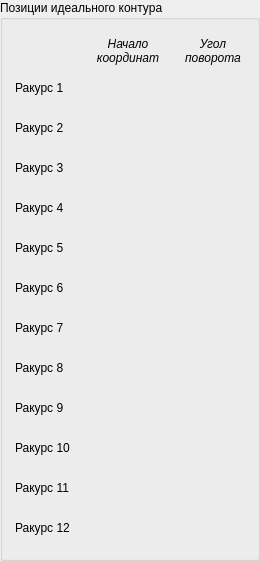
  <widget class="QGroupBox" name="groupBox">
   <property name="geometry">
    <rect>
     <x>655</x>
     <y>15</y>
     <width>260</width>
     <height>561</height>
    </rect>
   </property>
   <property name="title">
    <string>Позиции идеального контура</string>
   </property>
   <widget class="QLabel" name="idealContourPositionAngle2OriginStatusLabel">
    <property name="geometry">
     <rect>
      <x>90</x>
      <y>110</y>
      <width>76</width>
      <height>35</height>
     </rect>
    </property>
    <property name="font">
     <font>
      <pointsize>8</pointsize>
     </font>
    </property>
    <property name="text">
     <string/>
    </property>
    <property name="alignment">
     <set>Qt::AlignCenter</set>
    </property>
    <property name="wordWrap">
     <bool>true</bool>
    </property>
    <property name="textInteractionFlags">
     <set>Qt::LinksAccessibleByMouse|Qt::TextSelectableByKeyboard|Qt::TextSelectableByMouse</set>
    </property>
   </widget>
   <widget class="QLabel" name="idealContourPositionAngle1StatusLabel">
    <property name="geometry">
     <rect>
      <x>90</x>
      <y>32</y>
      <width>86</width>
      <height>35</height>
     </rect>
    </property>
    <property name="font">
     <font>
      <pointsize>10</pointsize>
     </font>
    </property>
    <property name="text">
     <string/>
    </property>
    <property name="alignment">
     <set>Qt::AlignHCenter|Qt::AlignTop</set>
    </property>
    <property name="wordWrap">
     <bool>true</bool>
    </property>
   </widget>
   <widget class="QLabel" name="idealContourPositionAngle2Label">
    <property name="geometry">
     <rect>
      <x>15</x>
      <y>110</y>
      <width>60</width>
      <height>35</height>
     </rect>
    </property>
    <property name="text">
     <string>Ракурс 2</string>
    </property>
   </widget>
   <widget class="QLabel" name="idealContourPositionAngle4Label">
    <property name="geometry">
     <rect>
      <x>15</x>
      <y>190</y>
      <width>60</width>
      <height>35</height>
     </rect>
    </property>
    <property name="text">
     <string>Ракурс 4</string>
    </property>
   </widget>
   <widget class="QLabel" name="idealContourPositionAngle4OriginStatusLabel">
    <property name="geometry">
     <rect>
      <x>90</x>
      <y>190</y>
      <width>76</width>
      <height>35</height>
     </rect>
    </property>
    <property name="font">
     <font>
      <pointsize>8</pointsize>
     </font>
    </property>
    <property name="text">
     <string/>
    </property>
    <property name="alignment">
     <set>Qt::AlignCenter</set>
    </property>
    <property name="wordWrap">
     <bool>true</bool>
    </property>
    <property name="textInteractionFlags">
     <set>Qt::LinksAccessibleByMouse|Qt::TextSelectableByKeyboard|Qt::TextSelectableByMouse</set>
    </property>
   </widget>
   <widget class="QLabel" name="idealContourPositionAngle3Label">
    <property name="geometry">
     <rect>
      <x>15</x>
      <y>150</y>
      <width>60</width>
      <height>35</height>
     </rect>
    </property>
    <property name="text">
     <string>Ракурс 3</string>
    </property>
   </widget>
   <widget class="QLabel" name="idealContourPositionAngle6Label">
    <property name="geometry">
     <rect>
      <x>15</x>
      <y>270</y>
      <width>60</width>
      <height>35</height>
     </rect>
    </property>
    <property name="text">
     <string>Ракурс 6</string>
    </property>
   </widget>
   <widget class="QLabel" name="idealContourPositionAngle5OriginStatusLabel">
    <property name="geometry">
     <rect>
      <x>90</x>
      <y>230</y>
      <width>76</width>
      <height>35</height>
     </rect>
    </property>
    <property name="font">
     <font>
      <pointsize>8</pointsize>
     </font>
    </property>
    <property name="text">
     <string/>
    </property>
    <property name="alignment">
     <set>Qt::AlignCenter</set>
    </property>
    <property name="wordWrap">
     <bool>true</bool>
    </property>
    <property name="textInteractionFlags">
     <set>Qt::LinksAccessibleByMouse|Qt::TextSelectableByKeyboard|Qt::TextSelectableByMouse</set>
    </property>
   </widget>
   <widget class="QLabel" name="idealContourPositionAngle1OriginStatusLabel">
    <property name="geometry">
     <rect>
      <x>90</x>
      <y>70</y>
      <width>76</width>
      <height>35</height>
     </rect>
    </property>
    <property name="font">
     <font>
      <pointsize>8</pointsize>
     </font>
    </property>
    <property name="text">
     <string/>
    </property>
    <property name="alignment">
     <set>Qt::AlignCenter</set>
    </property>
    <property name="wordWrap">
     <bool>true</bool>
    </property>
    <property name="textInteractionFlags">
     <set>Qt::LinksAccessibleByMouse|Qt::TextSelectableByKeyboard|Qt::TextSelectableByMouse</set>
    </property>
   </widget>
   <widget class="QLabel" name="idealContourPositionAngle1Label">
    <property name="geometry">
     <rect>
      <x>15</x>
      <y>70</y>
      <width>60</width>
      <height>35</height>
     </rect>
    </property>
    <property name="text">
     <string>Ракурс 1</string>
    </property>
   </widget>
   <widget class="QLabel" name="idealContourPositionAngle5Label">
    <property name="geometry">
     <rect>
      <x>15</x>
      <y>230</y>
      <width>60</width>
      <height>35</height>
     </rect>
    </property>
    <property name="text">
     <string>Ракурс 5</string>
    </property>
   </widget>
   <widget class="QLabel" name="idealContourPositionAngle3OriginStatusLabel">
    <property name="geometry">
     <rect>
      <x>90</x>
      <y>150</y>
      <width>76</width>
      <height>35</height>
     </rect>
    </property>
    <property name="font">
     <font>
      <pointsize>8</pointsize>
     </font>
    </property>
    <property name="text">
     <string/>
    </property>
    <property name="alignment">
     <set>Qt::AlignCenter</set>
    </property>
    <property name="wordWrap">
     <bool>true</bool>
    </property>
    <property name="textInteractionFlags">
     <set>Qt::LinksAccessibleByMouse|Qt::TextSelectableByKeyboard|Qt::TextSelectableByMouse</set>
    </property>
   </widget>
   <widget class="QLabel" name="idealContourPositionAngle6OriginStatusLabel">
    <property name="geometry">
     <rect>
      <x>90</x>
      <y>270</y>
      <width>76</width>
      <height>35</height>
     </rect>
    </property>
    <property name="font">
     <font>
      <pointsize>8</pointsize>
     </font>
    </property>
    <property name="text">
     <string/>
    </property>
    <property name="alignment">
     <set>Qt::AlignCenter</set>
    </property>
    <property name="wordWrap">
     <bool>true</bool>
    </property>
    <property name="textInteractionFlags">
     <set>Qt::LinksAccessibleByMouse|Qt::TextSelectableByKeyboard|Qt::TextSelectableByMouse</set>
    </property>
   </widget>
   <widget class="QLabel" name="idealContourPositionAngle10OriginStatusLabel">
    <property name="geometry">
     <rect>
      <x>90</x>
      <y>430</y>
      <width>76</width>
      <height>35</height>
     </rect>
    </property>
    <property name="font">
     <font>
      <pointsize>8</pointsize>
     </font>
    </property>
    <property name="text">
     <string/>
    </property>
    <property name="alignment">
     <set>Qt::AlignCenter</set>
    </property>
    <property name="wordWrap">
     <bool>true</bool>
    </property>
    <property name="textInteractionFlags">
     <set>Qt::LinksAccessibleByMouse|Qt::TextSelectableByKeyboard|Qt::TextSelectableByMouse</set>
    </property>
   </widget>
   <widget class="QLabel" name="idealContourPositionAngle12Label">
    <property name="geometry">
     <rect>
      <x>15</x>
      <y>510</y>
      <width>60</width>
      <height>35</height>
     </rect>
    </property>
    <property name="text">
     <string>Ракурс 12</string>
    </property>
   </widget>
   <widget class="QLabel" name="idealContourPositionAngle9Label">
    <property name="geometry">
     <rect>
      <x>15</x>
      <y>390</y>
      <width>60</width>
      <height>35</height>
     </rect>
    </property>
    <property name="text">
     <string>Ракурс 9</string>
    </property>
   </widget>
   <widget class="QLabel" name="idealContourPositionAngle7OriginStatusLabel">
    <property name="geometry">
     <rect>
      <x>90</x>
      <y>310</y>
      <width>76</width>
      <height>35</height>
     </rect>
    </property>
    <property name="font">
     <font>
      <pointsize>8</pointsize>
     </font>
    </property>
    <property name="text">
     <string/>
    </property>
    <property name="alignment">
     <set>Qt::AlignCenter</set>
    </property>
    <property name="wordWrap">
     <bool>true</bool>
    </property>
    <property name="textInteractionFlags">
     <set>Qt::LinksAccessibleByMouse|Qt::TextSelectableByKeyboard|Qt::TextSelectableByMouse</set>
    </property>
   </widget>
   <widget class="QLabel" name="idealContourPositionAngle8OriginStatusLabel">
    <property name="geometry">
     <rect>
      <x>90</x>
      <y>350</y>
      <width>76</width>
      <height>35</height>
     </rect>
    </property>
    <property name="font">
     <font>
      <pointsize>8</pointsize>
     </font>
    </property>
    <property name="text">
     <string/>
    </property>
    <property name="alignment">
     <set>Qt::AlignCenter</set>
    </property>
    <property name="wordWrap">
     <bool>true</bool>
    </property>
    <property name="textInteractionFlags">
     <set>Qt::LinksAccessibleByMouse|Qt::TextSelectableByKeyboard|Qt::TextSelectableByMouse</set>
    </property>
   </widget>
   <widget class="QLabel" name="idealContourPositionAngle11Label">
    <property name="geometry">
     <rect>
      <x>15</x>
      <y>470</y>
      <width>60</width>
      <height>35</height>
     </rect>
    </property>
    <property name="text">
     <string>Ракурс 11</string>
    </property>
   </widget>
   <widget class="QLabel" name="idealContourPositionAngle8Label">
    <property name="geometry">
     <rect>
      <x>15</x>
      <y>350</y>
      <width>60</width>
      <height>35</height>
     </rect>
    </property>
    <property name="text">
     <string>Ракурс 8</string>
    </property>
   </widget>
   <widget class="QLabel" name="idealContourPositionAngle7Label">
    <property name="geometry">
     <rect>
      <x>15</x>
      <y>310</y>
      <width>60</width>
      <height>35</height>
     </rect>
    </property>
    <property name="text">
     <string>Ракурс 7</string>
    </property>
   </widget>
   <widget class="QLabel" name="idealContourPositionAngle9OriginStatusLabel">
    <property name="geometry">
     <rect>
      <x>90</x>
      <y>390</y>
      <width>76</width>
      <height>35</height>
     </rect>
    </property>
    <property name="font">
     <font>
      <pointsize>8</pointsize>
     </font>
    </property>
    <property name="text">
     <string/>
    </property>
    <property name="alignment">
     <set>Qt::AlignCenter</set>
    </property>
    <property name="wordWrap">
     <bool>true</bool>
    </property>
    <property name="textInteractionFlags">
     <set>Qt::LinksAccessibleByMouse|Qt::TextSelectableByKeyboard|Qt::TextSelectableByMouse</set>
    </property>
   </widget>
   <widget class="QLabel" name="idealContourPositionAngle11OriginStatusLabel">
    <property name="geometry">
     <rect>
      <x>90</x>
      <y>470</y>
      <width>76</width>
      <height>35</height>
     </rect>
    </property>
    <property name="font">
     <font>
      <pointsize>8</pointsize>
     </font>
    </property>
    <property name="text">
     <string/>
    </property>
    <property name="alignment">
     <set>Qt::AlignCenter</set>
    </property>
    <property name="wordWrap">
     <bool>true</bool>
    </property>
    <property name="textInteractionFlags">
     <set>Qt::LinksAccessibleByMouse|Qt::TextSelectableByKeyboard|Qt::TextSelectableByMouse</set>
    </property>
   </widget>
   <widget class="QLabel" name="idealContourPositionAngle10Label">
    <property name="geometry">
     <rect>
      <x>15</x>
      <y>430</y>
      <width>60</width>
      <height>35</height>
     </rect>
    </property>
    <property name="text">
     <string>Ракурс 10</string>
    </property>
   </widget>
   <widget class="QLabel" name="idealContourPositionAngle1RotationAngleStatusLabel">
    <property name="geometry">
     <rect>
      <x>180</x>
      <y>70</y>
      <width>66</width>
      <height>35</height>
     </rect>
    </property>
    <property name="font">
     <font>
      <pointsize>8</pointsize>
     </font>
    </property>
    <property name="text">
     <string/>
    </property>
    <property name="alignment">
     <set>Qt::AlignCenter</set>
    </property>
    <property name="wordWrap">
     <bool>true</bool>
    </property>
    <property name="textInteractionFlags">
     <set>Qt::LinksAccessibleByMouse|Qt::TextSelectableByKeyboard|Qt::TextSelectableByMouse</set>
    </property>
   </widget>
   <widget class="QLabel" name="idealContourPositionOriginLabel">
    <property name="geometry">
     <rect>
      <x>90</x>
      <y>30</y>
      <width>76</width>
      <height>41</height>
     </rect>
    </property>
    <property name="font">
     <font>
      <italic>true</italic>
     </font>
    </property>
    <property name="text">
     <string>Начало координат</string>
    </property>
    <property name="alignment">
     <set>Qt::AlignCenter</set>
    </property>
    <property name="wordWrap">
     <bool>true</bool>
    </property>
   </widget>
   <widget class="QLabel" name="idealContourPositionRotationAngleLabel">
    <property name="geometry">
     <rect>
      <x>180</x>
      <y>30</y>
      <width>66</width>
      <height>41</height>
     </rect>
    </property>
    <property name="font">
     <font>
      <italic>true</italic>
     </font>
    </property>
    <property name="text">
     <string>Угол поворота</string>
    </property>
    <property name="alignment">
     <set>Qt::AlignCenter</set>
    </property>
    <property name="wordWrap">
     <bool>true</bool>
    </property>
   </widget>
   <widget class="QLabel" name="idealContourPositionAngle12OriginStatusLabel">
    <property name="geometry">
     <rect>
      <x>90</x>
      <y>510</y>
      <width>76</width>
      <height>35</height>
     </rect>
    </property>
    <property name="font">
     <font>
      <pointsize>8</pointsize>
     </font>
    </property>
    <property name="text">
     <string/>
    </property>
    <property name="alignment">
     <set>Qt::AlignCenter</set>
    </property>
    <property name="wordWrap">
     <bool>true</bool>
    </property>
    <property name="textInteractionFlags">
     <set>Qt::LinksAccessibleByMouse|Qt::TextSelectableByKeyboard|Qt::TextSelectableByMouse</set>
    </property>
   </widget>
   <widget class="QLabel" name="idealContourPositionAngle2RotationAngleStatusLabel">
    <property name="geometry">
     <rect>
      <x>180</x>
      <y>110</y>
      <width>66</width>
      <height>35</height>
     </rect>
    </property>
    <property name="font">
     <font>
      <pointsize>8</pointsize>
     </font>
    </property>
    <property name="text">
     <string/>
    </property>
    <property name="alignment">
     <set>Qt::AlignCenter</set>
    </property>
    <property name="wordWrap">
     <bool>true</bool>
    </property>
    <property name="textInteractionFlags">
     <set>Qt::LinksAccessibleByMouse|Qt::TextSelectableByKeyboard|Qt::TextSelectableByMouse</set>
    </property>
   </widget>
   <widget class="QLabel" name="idealContourPositionAngle3RotationAngleStatusLabel">
    <property name="geometry">
     <rect>
      <x>180</x>
      <y>150</y>
      <width>66</width>
      <height>35</height>
     </rect>
    </property>
    <property name="font">
     <font>
      <pointsize>8</pointsize>
     </font>
    </property>
    <property name="text">
     <string/>
    </property>
    <property name="alignment">
     <set>Qt::AlignCenter</set>
    </property>
    <property name="wordWrap">
     <bool>true</bool>
    </property>
    <property name="textInteractionFlags">
     <set>Qt::LinksAccessibleByMouse|Qt::TextSelectableByKeyboard|Qt::TextSelectableByMouse</set>
    </property>
   </widget>
   <widget class="QLabel" name="idealContourPositionAngle4RotationAngleStatusLabel">
    <property name="geometry">
     <rect>
      <x>180</x>
      <y>190</y>
      <width>66</width>
      <height>35</height>
     </rect>
    </property>
    <property name="font">
     <font>
      <pointsize>8</pointsize>
     </font>
    </property>
    <property name="text">
     <string/>
    </property>
    <property name="alignment">
     <set>Qt::AlignCenter</set>
    </property>
    <property name="wordWrap">
     <bool>true</bool>
    </property>
    <property name="textInteractionFlags">
     <set>Qt::LinksAccessibleByMouse|Qt::TextSelectableByKeyboard|Qt::TextSelectableByMouse</set>
    </property>
   </widget>
   <widget class="QLabel" name="idealContourPositionAngle5RotationAngleStatusLabel">
    <property name="geometry">
     <rect>
      <x>180</x>
      <y>230</y>
      <width>66</width>
      <height>35</height>
     </rect>
    </property>
    <property name="font">
     <font>
      <pointsize>8</pointsize>
     </font>
    </property>
    <property name="text">
     <string/>
    </property>
    <property name="alignment">
     <set>Qt::AlignCenter</set>
    </property>
    <property name="wordWrap">
     <bool>true</bool>
    </property>
    <property name="textInteractionFlags">
     <set>Qt::LinksAccessibleByMouse|Qt::TextSelectableByKeyboard|Qt::TextSelectableByMouse</set>
    </property>
   </widget>
   <widget class="QLabel" name="idealContourPositionAngle6RotationAngleStatusLabel">
    <property name="geometry">
     <rect>
      <x>180</x>
      <y>270</y>
      <width>66</width>
      <height>35</height>
     </rect>
    </property>
    <property name="font">
     <font>
      <pointsize>8</pointsize>
     </font>
    </property>
    <property name="text">
     <string/>
    </property>
    <property name="alignment">
     <set>Qt::AlignCenter</set>
    </property>
    <property name="wordWrap">
     <bool>true</bool>
    </property>
    <property name="textInteractionFlags">
     <set>Qt::LinksAccessibleByMouse|Qt::TextSelectableByKeyboard|Qt::TextSelectableByMouse</set>
    </property>
   </widget>
   <widget class="QLabel" name="idealContourPositionAngle7RotationAngleStatusLabel">
    <property name="geometry">
     <rect>
      <x>180</x>
      <y>310</y>
      <width>66</width>
      <height>35</height>
     </rect>
    </property>
    <property name="font">
     <font>
      <pointsize>8</pointsize>
     </font>
    </property>
    <property name="text">
     <string/>
    </property>
    <property name="alignment">
     <set>Qt::AlignCenter</set>
    </property>
    <property name="wordWrap">
     <bool>true</bool>
    </property>
    <property name="textInteractionFlags">
     <set>Qt::LinksAccessibleByMouse|Qt::TextSelectableByKeyboard|Qt::TextSelectableByMouse</set>
    </property>
   </widget>
   <widget class="QLabel" name="idealContourPositionAngle8RotationAngleStatusLabel">
    <property name="geometry">
     <rect>
      <x>180</x>
      <y>350</y>
      <width>66</width>
      <height>35</height>
     </rect>
    </property>
    <property name="font">
     <font>
      <pointsize>8</pointsize>
     </font>
    </property>
    <property name="text">
     <string/>
    </property>
    <property name="alignment">
     <set>Qt::AlignCenter</set>
    </property>
    <property name="wordWrap">
     <bool>true</bool>
    </property>
    <property name="textInteractionFlags">
     <set>Qt::LinksAccessibleByMouse|Qt::TextSelectableByKeyboard|Qt::TextSelectableByMouse</set>
    </property>
   </widget>
   <widget class="QLabel" name="idealContourPositionAngle9RotationAngleStatusLabel">
    <property name="geometry">
     <rect>
      <x>180</x>
      <y>390</y>
      <width>66</width>
      <height>35</height>
     </rect>
    </property>
    <property name="font">
     <font>
      <pointsize>8</pointsize>
     </font>
    </property>
    <property name="text">
     <string/>
    </property>
    <property name="alignment">
     <set>Qt::AlignCenter</set>
    </property>
    <property name="wordWrap">
     <bool>true</bool>
    </property>
    <property name="textInteractionFlags">
     <set>Qt::LinksAccessibleByMouse|Qt::TextSelectableByKeyboard|Qt::TextSelectableByMouse</set>
    </property>
   </widget>
   <widget class="QLabel" name="idealContourPositionAngle10RotationAngleStatusLabel">
    <property name="geometry">
     <rect>
      <x>180</x>
      <y>430</y>
      <width>66</width>
      <height>35</height>
     </rect>
    </property>
    <property name="font">
     <font>
      <pointsize>8</pointsize>
     </font>
    </property>
    <property name="text">
     <string/>
    </property>
    <property name="alignment">
     <set>Qt::AlignCenter</set>
    </property>
    <property name="wordWrap">
     <bool>true</bool>
    </property>
    <property name="textInteractionFlags">
     <set>Qt::LinksAccessibleByMouse|Qt::TextSelectableByKeyboard|Qt::TextSelectableByMouse</set>
    </property>
   </widget>
   <widget class="QLabel" name="idealContourPositionAngle11RotationAngleStatusLabel">
    <property name="geometry">
     <rect>
      <x>180</x>
      <y>470</y>
      <width>66</width>
      <height>35</height>
     </rect>
    </property>
    <property name="font">
     <font>
      <pointsize>8</pointsize>
     </font>
    </property>
    <property name="text">
     <string/>
    </property>
    <property name="alignment">
     <set>Qt::AlignCenter</set>
    </property>
    <property name="wordWrap">
     <bool>true</bool>
    </property>
    <property name="textInteractionFlags">
     <set>Qt::LinksAccessibleByMouse|Qt::TextSelectableByKeyboard|Qt::TextSelectableByMouse</set>
    </property>
   </widget>
   <widget class="QLabel" name="idealContourPositionAngle12RotationAngleStatusLabel">
    <property name="geometry">
     <rect>
      <x>180</x>
      <y>510</y>
      <width>66</width>
      <height>35</height>
     </rect>
    </property>
    <property name="font">
     <font>
      <pointsize>8</pointsize>
     </font>
    </property>
    <property name="text">
     <string/>
    </property>
    <property name="alignment">
     <set>Qt::AlignCenter</set>
    </property>
    <property name="wordWrap">
     <bool>true</bool>
    </property>
    <property name="textInteractionFlags">
     <set>Qt::LinksAccessibleByMouse|Qt::TextSelectableByKeyboard|Qt::TextSelectableByMouse</set>
    </property>
   </widget>
  </widget>
